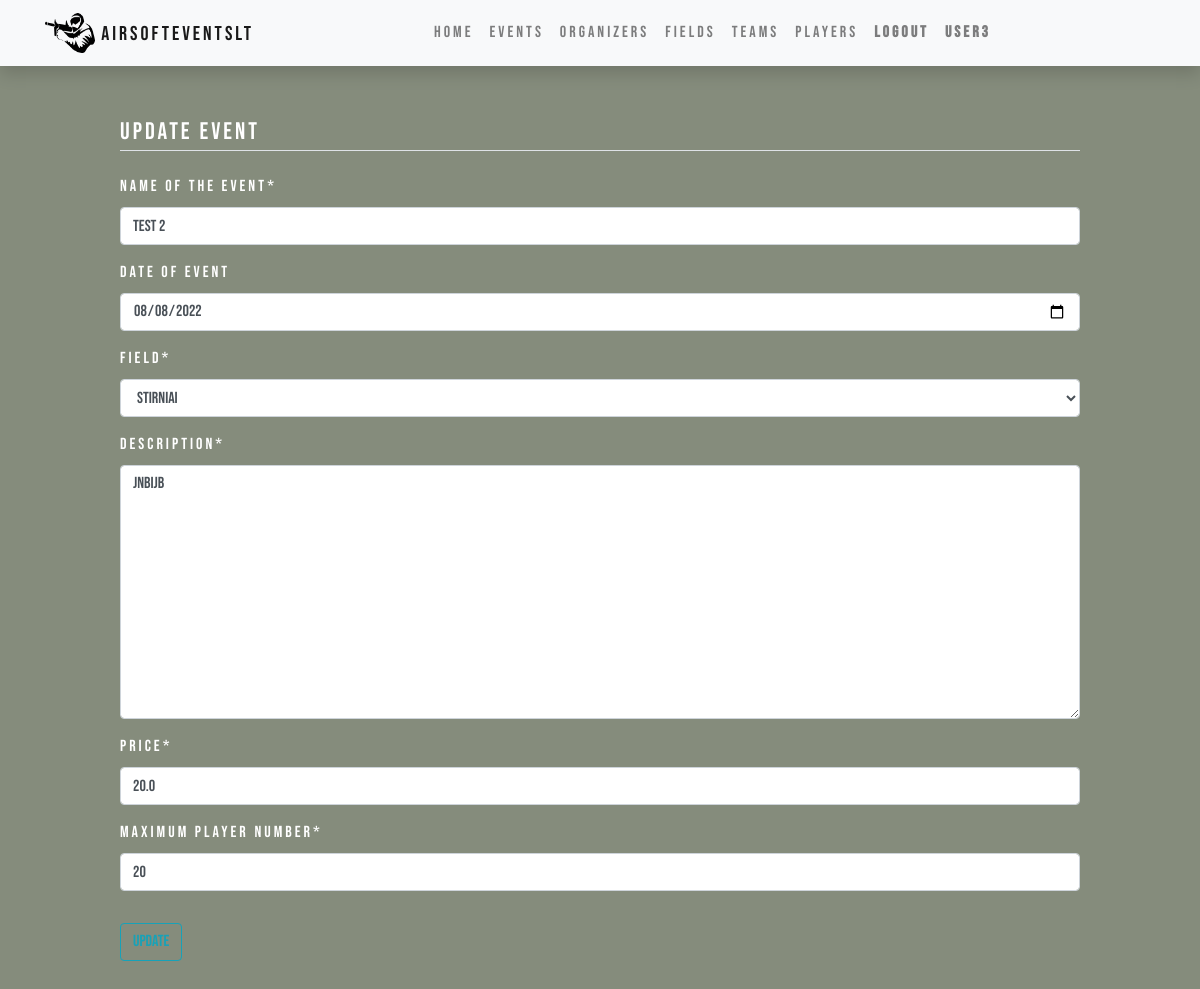
Before: /events/my_events/4/update (signed in) with the older database file.
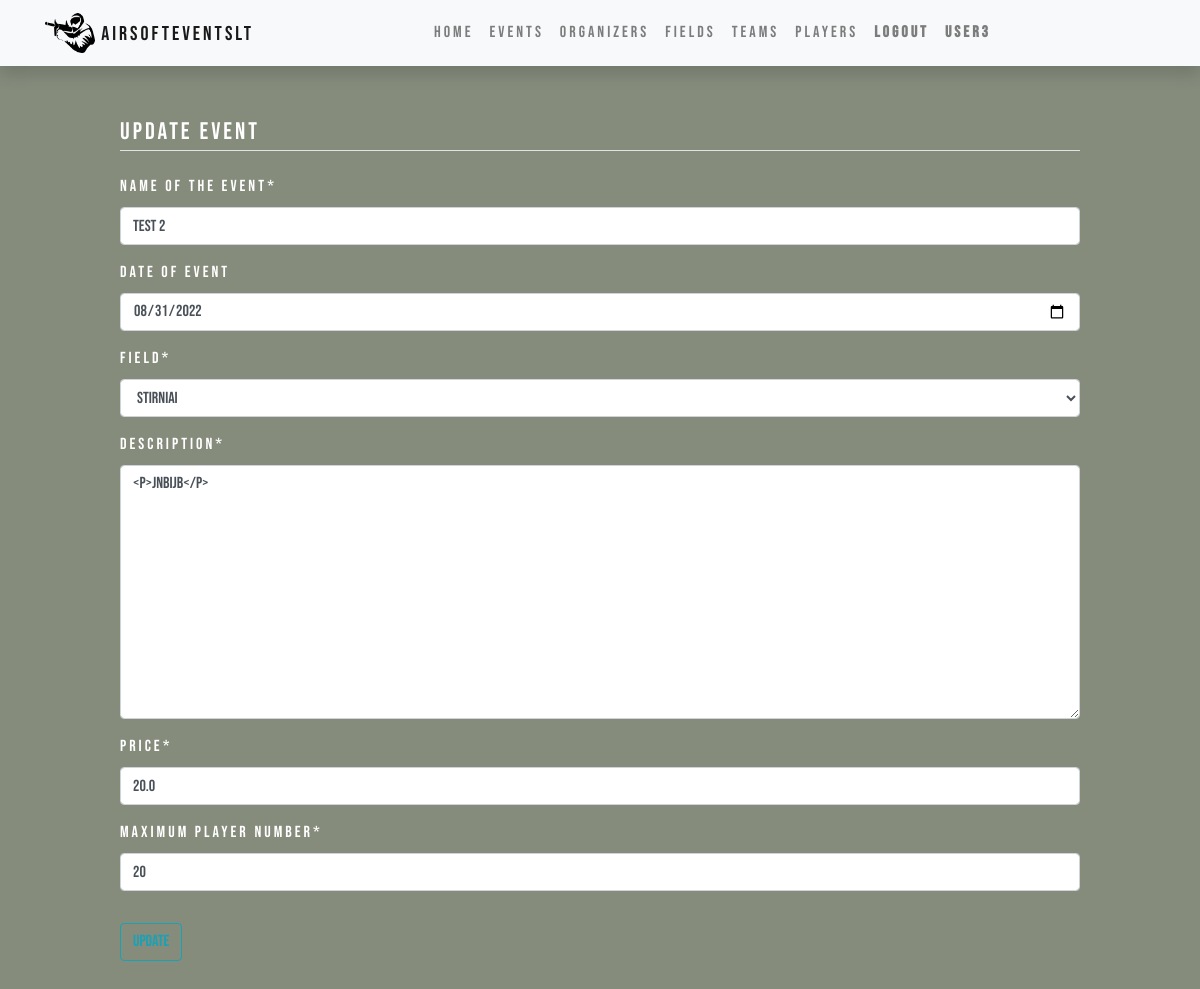
After: the same page with the newer database file.
### events/models.py (models this page shows, shortened)
class Event(models.Model):
    name = models.CharField('Name of the event',  max_length=150)
    date = models.DateTimeField('Date of event', null=True, blank=True)
    organizer = models.ForeignKey("Organizer", related_name='event_organizers', on_delete=models.SET_NULL, null=True)
    field = models.ForeignKey('Field', on_delete=models.SET_NULL, null=True)
    description = HTMLField(null=True)
    price = models.FloatField("Price")
    max_players = models.IntegerField("Maximum player number")
    created_on = models.DateTimeField(auto_now_add=True)
    EVENT_STATUS = (
        ('a', 'active'),
        ('i', 'inactive'),
    )
    status = models.CharField(max_length=1, choices=EVENT_STATUS, blank=True, default='a', help_text='Statusas',)
    class Meta:
        ordering = ['-date']
        verbose_name = _("Event")
        verbose_name_plural = _("Events")

class Field(models.Model):
    name = models.CharField('Name of the game field',  max_length=150)
    location_long = models.FloatField('Location longitude', max_length=50, null=True)
    location_lat = models.FloatField('Location latitude', max_length=50, null=True)
    description = HTMLField(null=True, blank=True)
    field_map = models.ImageField(default="default_map.png", upload_to="maps/")
    created_by = models.ForeignKey("Organizer", related_name='field_organizers', on_delete=models.SET_NULL, null=True, blank=True)
    class Meta:
        verbose_name = _("Field")
        verbose_name_plural = _("Fields")
    def __str__(self):
        return self.name

### events/views.py (the view, shortened to what this page needs)
# urls.py: path('my_events/<int:pk>/update', views.OrganizerEventUpdateView.as_view(), name='update_event'),
class OrganizerEventUpdateView(LoginRequiredMixin, UserPassesTestMixin, generic.UpdateView):
    model = Event
    form_class = my_forms.OrganizerEventUpdateForm
    success_url = "/events/list/"
    template_name = 'organizer_update_event_form.html'
    def test_func(self):
        event = self.get_object()
        return self.request.user == event.organizer.profile.user

### airsoft_project/forms.py
class OrganizerEventUpdateForm(forms.ModelForm):
    class Meta:
        model = Event
        fields = ['name', 'date', 'field', 'description', 'price', 'max_players']
        widgets = {'date': forms.DateInput(attrs={'type': 'date'}, format=('%Y-%m-%d'))}

### events/templates/organizer_update_event_form.html (shortened to what this page needs)
{% extends "base.html" %}
{% load crispy_forms_tags %}
{% block content %}
    <div class="content-section main-font" style='padding-left:10%; padding-right:10%'>
    <form method="POST">
        <fieldset class="form-group">
            <legend class="border-bottom mb-4">Update event</legend>
            {{ form|crispy }}
        </fieldset>
        <div class="form-group">
            <button class="btn btn-outline-info" type="submit">Update</button>
        </div>
    </form>
    </div>
{% endblock content %}

Changed rows visible on the page:
changed Event "Stirniai": date "08/08/2022" → "08/31/2022"; description "jnbijb" → "<p>jnbijb</p>"
